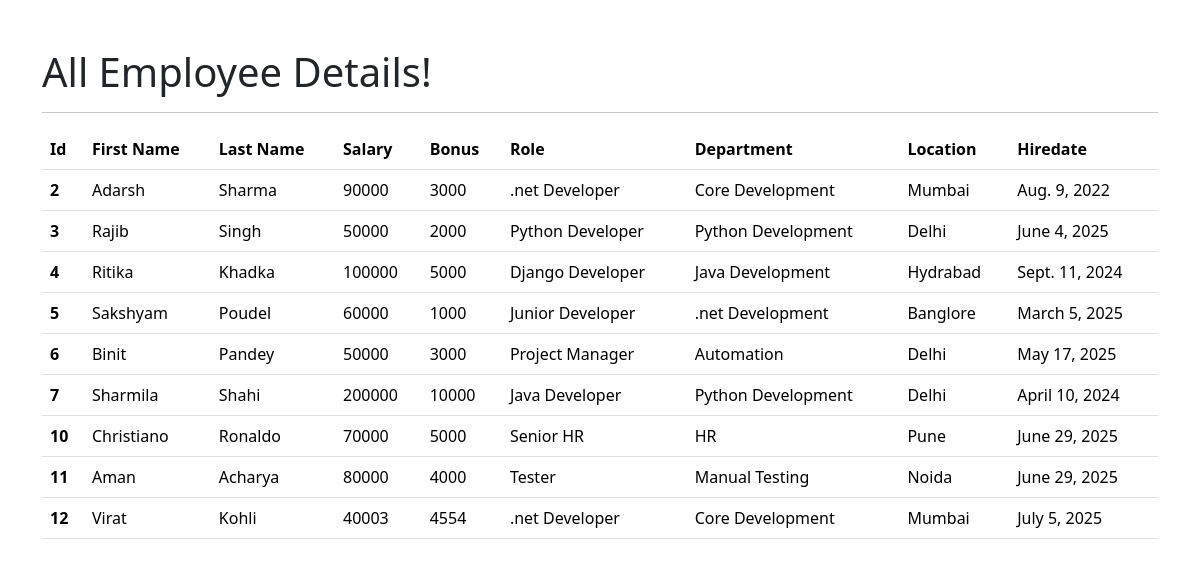
The app's page /all_emp with its own data.
### emp_app/models.py (models this page shows, shortened)
class Employee(models.Model):
    first_name=models.CharField(max_length=100)
    last_name=models.CharField(max_length=100)
    dept=models.ForeignKey(Department, on_delete=models.CASCADE)
    salary=models.IntegerField(default=0)
    bonus=models.IntegerField(default=0)
    role=models.ForeignKey(Role, on_delete=models.CASCADE)
    hire_date=models.DateField()
    def __str__(self):
        return "%s %s" %(self.first_name, self.last_name)

class Role(models.Model):
    name=models.CharField(max_length=100, null=False)

class Department(models.Model):
    name=models.CharField(max_length=100,null=False)
    location=models.CharField(max_length=100,null=False)

### emp_app/views.py (the view)
# urls.py: path('all_emp',views.all_emp),
def all_emp(request):
    emps=Employee.objects.all()
    context={
        'emps':emps
    }
    print(context)
    return render(request,'all_emp.html',context)

### templates/all_emp.html (shortened to what this page needs)
<!DOCTYPE html>
<html lang="en">
  <head>
    <link
      href="https://cdn.jsdelivr.net/npm/bootstrap@5.3.6/dist/css/bootstrap.min.css"
      rel="stylesheet"
    />
  </head>
  <body>
    <div class="container mt-5">
      <h1>All Employee Details!</h1>
      <hr />
      <table class="table">
        <thead>
          <tr>
            <th scope="col">Id</th>
            <th scope="col">First Name</th>
            <th scope="col">Last Name</th>
            <th scope="col">Salary</th>
            <th scope="col">Bonus</th>
            <th scope="col">Role</th>
            <th scope="col">Department</th>
            <th scope="col">Location</th>
            <th scope="col">Hiredate</th>
          </tr>
        </thead>
        {%for emp in emps%}
        <tbody>
          <tr>
            <th scope="row">{{emp.id}}</th>
            <td>{{emp.first_name}}</td>
            <td>{{emp.last_name}}</td>
            <td>{{emp.salary}}</td>
            <td>{{emp.bonus}}</td>
            <td>{{emp.role.name}}</td>
            <td>{{emp.dept.name}}</td>
            <td>{{emp.dept.location}}</td>
            <td>{{emp.hire_date}}</td>
          </tr>
        </tbody>
        {%endfor%}
      </table>
    </div>
  </body>
</html>

### records on screen
Employee: id "2", first_name "Adarsh", last_name "Sharma", salary "90000", bonus "3000", role.name ".net Developer", dept.name "Core Development", dept.location "Mumbai", hire_date "Aug. 9, 2022"
Employee: id "3", first_name "Rajib", last_name "Singh", salary "50000", bonus "2000", role.name "Python Developer", dept.name "Python Development", dept.location "Delhi", hire_date "June 4, 2025"
Employee: id "4", first_name "Ritika", last_name "Khadka", salary "100000", bonus "5000", role.name "Django Developer", dept.name "Java Development", dept.location "Hydrabad", hire_date "Sept. 11, 2024"
Employee: id "5", first_name "Sakshyam", last_name "Poudel", salary "60000", bonus "1000", role.name "Junior Developer", dept.name ".net Development", dept.location "Banglore", hire_date "March 5, 2025"
Employee: id "6", first_name "Binit", last_name "Pandey", salary "50000", bonus "3000", role.name "Project Manager", dept.name "Automation", dept.location "Delhi", hire_date "May 17, 2025"
Employee: id "7", first_name "Sharmila", last_name "Shahi", salary "200000", bonus "10000", role.name "Java Developer", dept.name "Python Development", dept.location "Delhi", hire_date "April 10, 2024"
Employee: id "10", first_name "Christiano", last_name "Ronaldo", salary "70000", bonus "5000", role.name "Senior HR", dept.name "HR", dept.location "Pune", hire_date "June 29, 2025"
Employee: id "11", first_name "Aman", last_name "Acharya", salary "80000", bonus "4000", role.name "Tester", dept.name "Manual Testing", dept.location "Noida", hire_date "June 29, 2025"
Employee: id "12", first_name "Virat", last_name "Kohli", salary "40003", bonus "4554", role.name ".net Developer", dept.name "Core Development", dept.location "Mumbai", hire_date "July 5, 2025"
